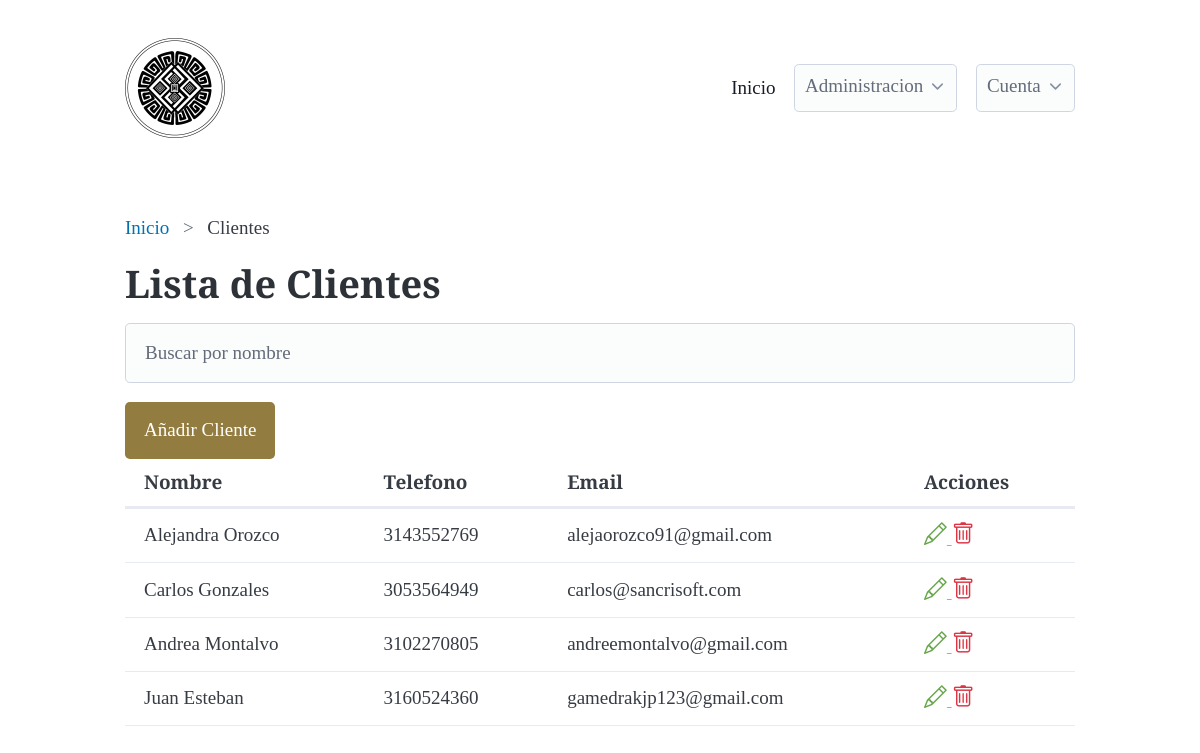
Page /clients/clients_list/ (signed in) on the earlier database version.
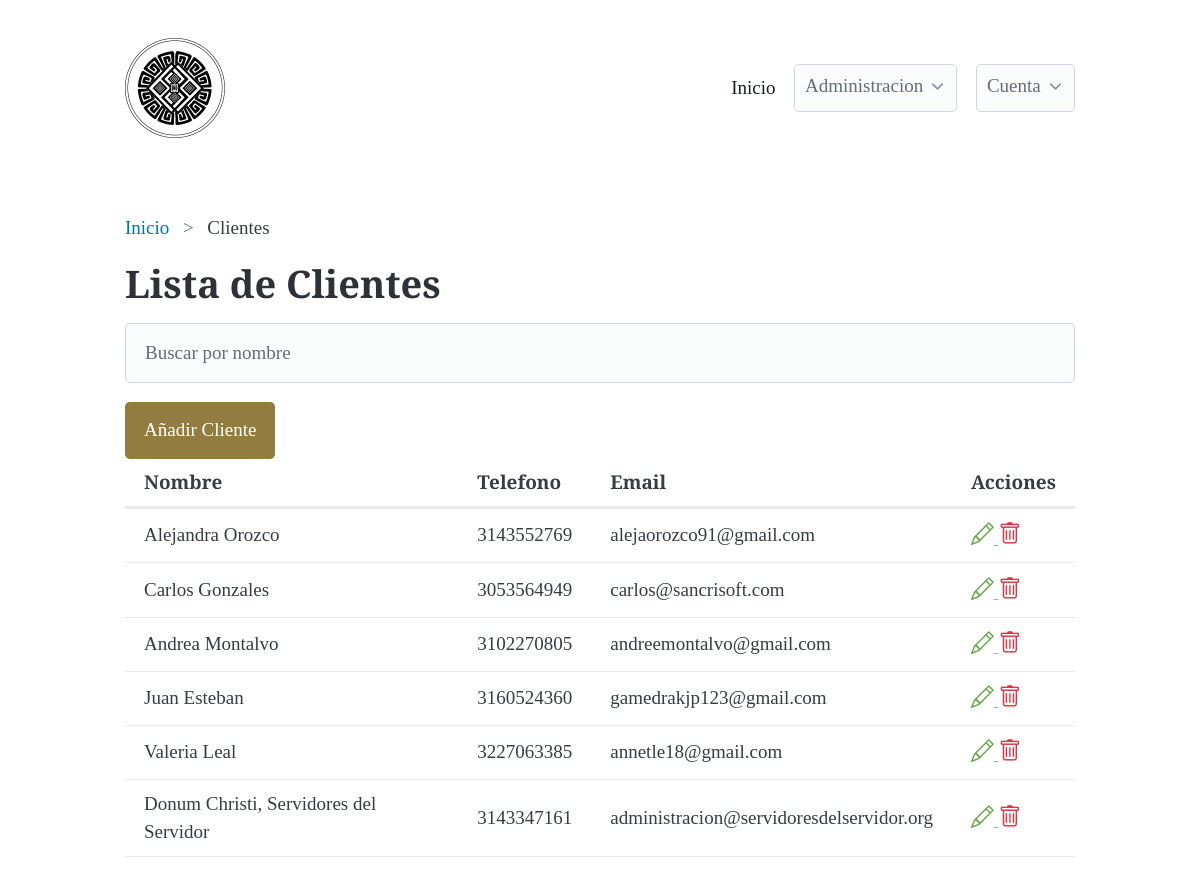
Same page on the later database version.
### clients/models.py (models this page shows, shortened)
class Client(models.Model):
    created_at = models.DateTimeField(auto_now_add=True, null=True, blank=True)
    name = models.CharField(max_length=100, null=False, blank=False, validators=[MinLengthValidator(3)])
    email = models.EmailField(null=True, blank=True, validators=[EmailValidator])
    phone = models.CharField(max_length=15, null=True, blank=True, validators=[MinLengthValidator(10), RegexValidator(r'^\d{10}$')])
    address = models.TextField(max_length=255, null=True, blank=True)
    DOCUMENT_TYPE_CHOICES = [
        ('CC', 'Cédula de Ciudadanía'),
        ('TI', 'Tarjeta de Identidad'),
        ('CE', 'Cédula de Extranjería'),
        ('NIT', 'Número de Identificación Tributaria'),
        ('PAS', 'Pasaporte'),
    ]
    document_type = models.CharField(max_length=100, null=True, blank=True, choices=DOCUMENT_TYPE_CHOICES)
    document_number = models.CharField(max_length=100, null=True, blank=True, validators=[RegexValidator(r'^\d{10}$')])

### clients/views.py (the view)
# urls.py: path('clients_list/', ClientsListView.as_view(), name='clients_list'),
class ClientsListView( LoginRequiredMixin, ListView):
    model = Client
    template_name = 'clients/clients_list.html'
    context_object_name = 'clients'

### clients/templates/clients/clients_list.html (shortened to what this page needs)
{% extends 'base.html' %}
{% load static %}
{% block breadcrumb %}
<nav aria-label="breadcrumb">
    <ul>
       <li><a href="{% url 'dashboard:dashboard' %}">Inicio</a></li>
      <li>Clientes</li>
    </ul>
  </nav>
{% endblock %}
{% block content %}
<h1>Lista de Clientes</h1>
{% include 'includes/search_by_name.html' %}
<button class="btn btn-primary" onclick="window.location.href='{% url 'clients:clients_create' 'false' %}'">
    Añadir Cliente
</button>
<div class="overflow-auto">
  <table id="myTable">
    <thead>
        <tr>
            <th>Nombre</th>
            <th>Telefono</th>
            <th>Email</th>
            <th>Acciones</th>
        </tr>
    </thead>
    <tbody>
        {% for client in clients %}
            <tr>
                <td>
                  {{ client.name }}
                </td>
                <td>
                  {{ client.phone }}
                </td>
                <td>
                  {{ client.email }}
                </td>
                <td>
                    <a class="edit-option" href="{% url 'clients:clients_update' client.id %}">
                        <i class="bi bi-pencil"></i>
                    </a>
                    <a class="delete-option" href="{% url 'clients:clients_delete' client.id %}">
                        <i class="bi bi-trash"></i>
                    </a>
                </td>
            </tr>
        {% endfor %}
    </tbody>
</table>
</div>
{% endblock %}

Differences in the rows shown:
added Client: name "Valeria Leal", phone "3227063385", email "annetle18@gmail.com"
added Client: name "Donum Christi, Servidores del Servidor", phone "3143347161", email "administracion@servidoresdelservidor.org"
